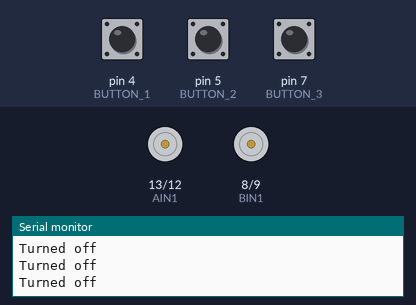
A sketch run on a simulated Arduino Uno, built with avr-gcc and run on an emulated ATmega328P. Shown: motor-driver pin pairs drawn as motors (green arrow = first pin HIGH = forward, orange = second pin HIGH = backward, longer = more drive, scaled by the enable pin), the last lines printed to the serial monitor. Inputs (shaded band) come from the test bench; at power-on: pin 4 (BUTTON_1) HIGH, pin 5 (BUTTON_2) HIGH, pin 7 (BUTTON_3) HIGH.

Above: at 1.2 s.
1.3 s: pin 4 (BUTTON_1) pulled LOW for 0.15 s
At 2.3 s:
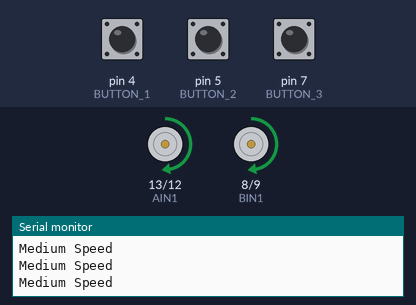
2.9 s: pin 5 (BUTTON_2) pulled LOW for 0.15 s
At 3.5 s:
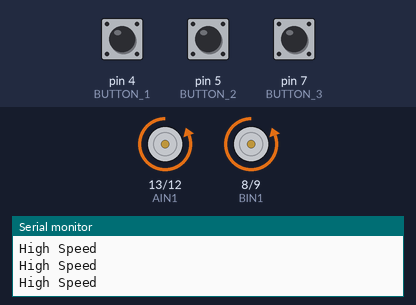
4.5 s: pin 7 (BUTTON_3) pulled LOW for 0.15 s
At 5.9 s:
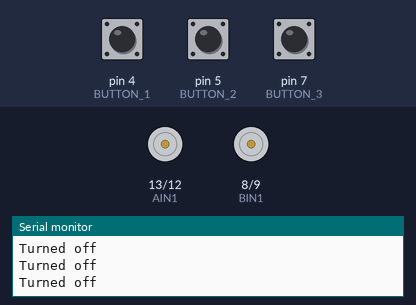
7.6 s: pin 4 (BUTTON_1) pulled LOW for 1 s
At 8.6 s:
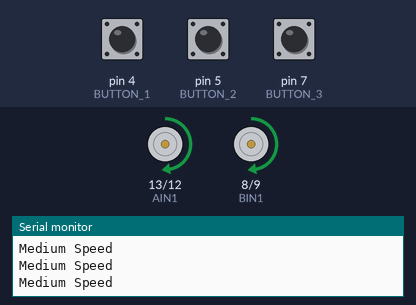
11.6 s: pin 5 (BUTTON_2) pulled LOW for 1 s
At 12.3 s:
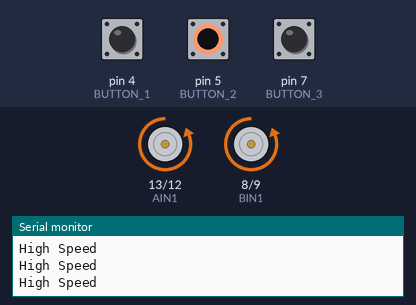
15.6 s: pin 7 (BUTTON_3) pulled LOW for 1 s
At 16.8 s:
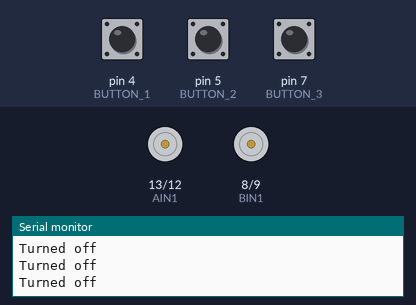
Timing chart, 0 to 18.6 s (numbered marks = the images above; inputs shaded):
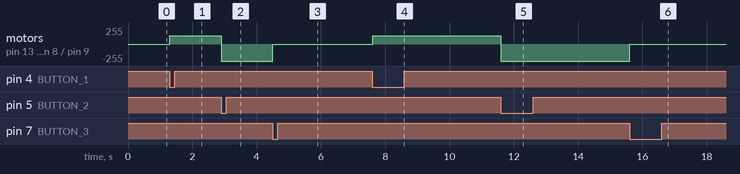

Measured:
- after the input at 1.3 s, motor on pin 13 (AIN1) / pin 12 (AIN2), motor on pin 8 (BIN1) / pin 9 (BIN2): stopped → forward 127/255 at once
- after the input at 2.9 s, motor on pin 13 (AIN1) / pin 12 (AIN2), motor on pin 8 (BIN1) / pin 9 (BIN2): forward 127/255 → backward 255/255 at once
- after the input at 4.5 s, motor on pin 13 (AIN1) / pin 12 (AIN2), motor on pin 8 (BIN1) / pin 9 (BIN2): backward 255/255 → stopped at once
- after the input at 7.6 s, motor on pin 13 (AIN1) / pin 12 (AIN2), motor on pin 8 (BIN1) / pin 9 (BIN2): stopped → forward 127/255 at once
- after the input at 11.6 s, motor on pin 13 (AIN1) / pin 12 (AIN2), motor on pin 8 (BIN1) / pin 9 (BIN2): forward 127/255 → backward 255/255 at once
- after the input at 15.6 s, motor on pin 13 (AIN1) / pin 12 (AIN2), motor on pin 8 (BIN1) / pin 9 (BIN2): backward 255/255 → stopped at once

The sketch:

Circuit2.ino
```cpp
/*
 * OCTAVIO CRUZ ORTEGA
 * ID:918512808
 *
 */

//parts of this code are edited by the instructor.
//PIN VARIABLES
//the motor will be controlled by the motor A pins on the motor driver
const int AIN1 = 13;           //control pin 1 on the motor driver for the right motor
const int AIN2 = 12;            //control pin 2 on the motor driver for the right motor
const int PWMA = 11;            //speed control pin on the motor driver for the right motor

const int BIN1 = 8;           //control pin 1 on the motor driver for the right motor
const int BIN2 = 9;            //control pin 2 on the motor driver for the right motor
const int PWMB = 10;            //speed control pin on the motor driver for the right motor

const int BUTTON_1 = 4;
const int BUTTON_2 = 5;
const int BUTTON_3 = 7;

int buttonState1 = 0;
int buttonState2 = 0;
int buttonState3 = 0;

int currentState = 0;

void setup() {
  // Setup motor pins
  pinMode(AIN1, OUTPUT);
  pinMode(AIN2, OUTPUT);
  pinMode(PWMA, OUTPUT);

  pinMode(BIN1, OUTPUT);
  pinMode(BIN2, OUTPUT);
  pinMode(PWMB, OUTPUT);

  pinMode(BUTTON_1, INPUT_PULLUP);
  pinMode(BUTTON_2, INPUT_PULLUP);
  pinMode(BUTTON_3, INPUT_PULLUP);

  // Initialise serial
  Serial.begin(9600);

}

void loop() {
  //to read in the state of the button
  buttonState1 = digitalRead(BUTTON_1);
  buttonState2 = digitalRead(BUTTON_2);
  buttonState3 = digitalRead(BUTTON_3);
   motorDemo();
}

void motorDemo(){

/*********If the button is being pressed, it will be
    connected to GND. If the button is not being pressed,
    the pullup resistor will connect it to 5 Volts.
    So the state will be LOW when it is being pressed,
    and HIGH when it is not being pressed.*************/

  if(buttonState1 == LOW){
    currentState = 1;
  }
  else if(buttonState2 == LOW) {
    currentState = 2;
  }

  else if(buttonState3 == LOW){
    currentState = 0;
  }


  switch(currentState){

    //stop motor
    case 0:
      digitalWrite(AIN1, LOW);
      digitalWrite(AIN2, LOW);
      analogWrite(PWMA, 0);
      digitalWrite(BIN1, LOW);
      digitalWrite(BIN2, LOW);
      analogWrite(PWMB, 0);
      Serial.println("Turned off");
     break;


    case 1:
      //drive motor forward (positive speed)
      digitalWrite(AIN1, HIGH);
      digitalWrite(AIN2, LOW);
      analogWrite(PWMA, 127);
      digitalWrite(BIN1, HIGH);
      digitalWrite(BIN2, LOW);
      analogWrite(PWMB, 127);
      Serial.println("Medium Speed");
      break;


    case 2:
      //drive motor backward (negative speed)
      digitalWrite(AIN1, LOW);
      digitalWrite(AIN2, HIGH);
      analogWrite(PWMA, 255);
      digitalWrite(BIN1, LOW);
      digitalWrite(BIN2, HIGH);
      analogWrite(PWMB, 255);
      Serial.println("High Speed");
      break;
  }
}
```
